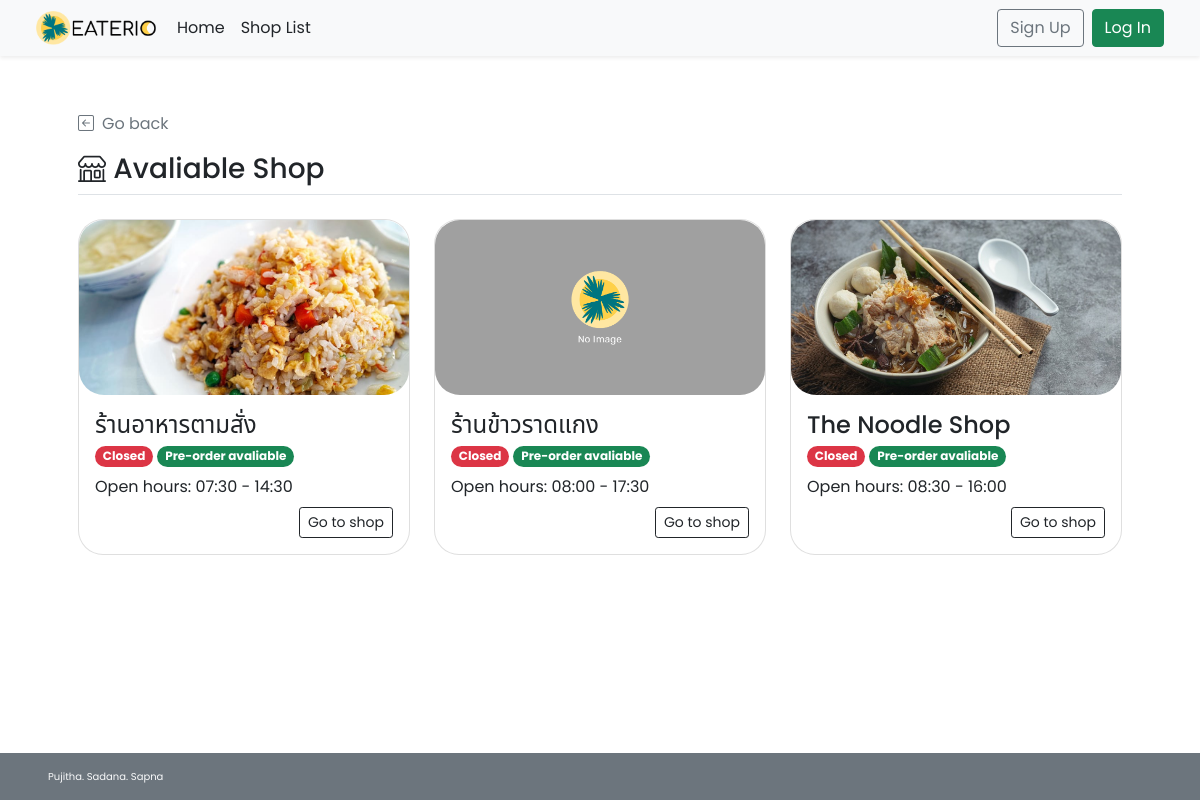
/shop_list.php, run on an earlier commit of the app's database.
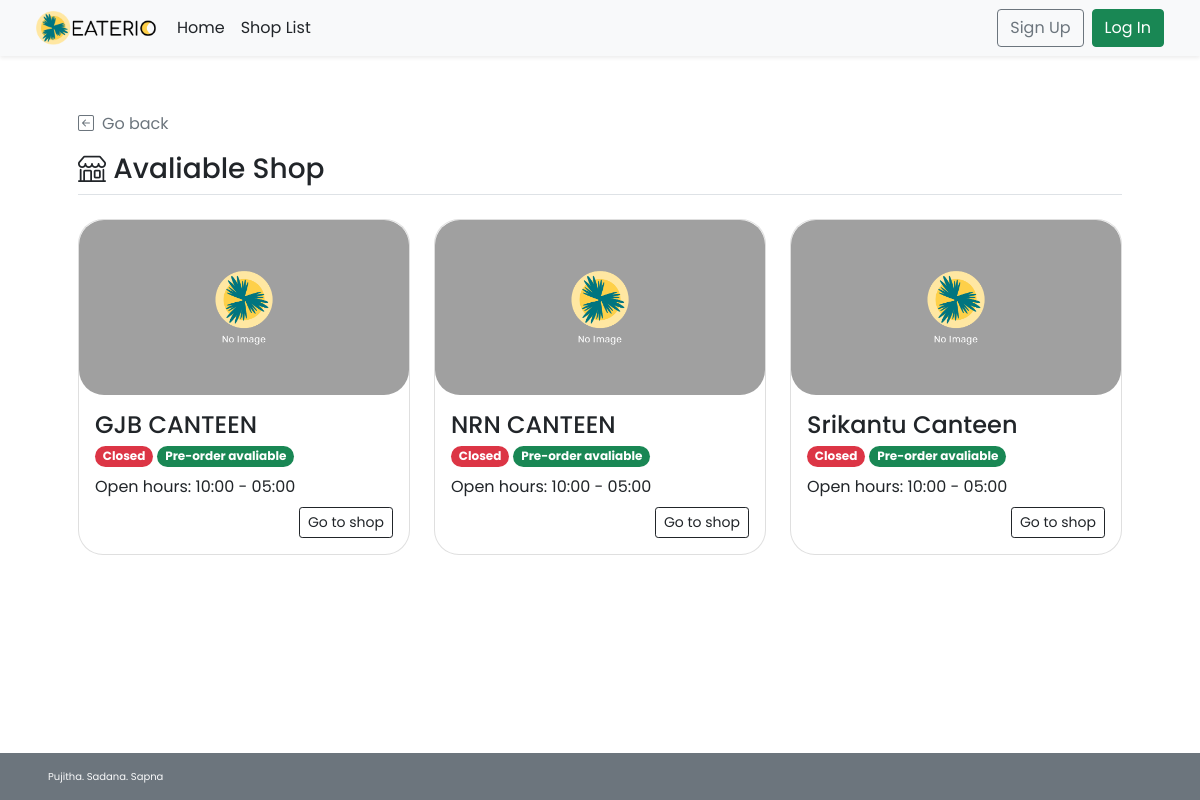
And on a later commit of the database.
### tables this page shows
CREATE TABLE `shop` (
  `s_id` int(11) NOT NULL,
  `s_username` varchar(45) NOT NULL,
  `s_pwd` varchar(45) NOT NULL,
  `s_name` varchar(100) NOT NULL,
  `s_location` varchar(100) NOT NULL,
  `s_openhour` time NOT NULL,
  `s_closehour` time NOT NULL,
  `s_status` tinyint(4) NOT NULL DEFAULT 1 COMMENT 'Shop ready for taking an order or not (True for open, False for close)',
  `s_preorderStatus` tinyint(4) NOT NULL DEFAULT 1 COMMENT 'Shop is ready for tomorrow pre-order or not',
  `s_email` varchar(100) NOT NULL,
  `s_phoneno` varchar(45) NOT NULL,
  `s_pic` text DEFAULT NULL
);

### shop_list.php (the view, shortened to what this page needs)
<!DOCTYPE html>
<html lang="en">
<head>
    <?php session_start(); include("conn_db.php"); include('head.php');?>
    <link href="css/main.css" rel="stylesheet">
</head>
<body class="d-flex flex-column h-100">
    <?php include('nav_header.php')?>
    <div class="container p-5" id="recommended-shop">
        <a class="nav nav-item text-decoration-none text-muted mb-3" href="#" onclick="history.back();">
            <i class="bi bi-arrow-left-square me-2"></i>Go back
        </a>
        <h3 class="border-bottom pb-2"><i class="bi bi-shop align-top"></i> Avaliable Shop</h3>
        <div class="row row-cols-1 row-cols-lg-3 align-items-stretch g-4 py-3">
        <?php
            $query = "SELECT s_id,s_name,s_openhour,s_closehour,s_status,s_preorderstatus,s_pic FROM shop
            WHERE (s_preorderstatus = 1) OR (s_preorderstatus = 0 AND (CURTIME() BETWEEN s_openhour AND s_closehour));";
            $result = $mysqli -> query($query);
            if($result -> num_rows > 0){
            while($row = $result -> fetch_array()){
        ?>
            <div class="col">
                <a href="<?php echo "shop_menu.php?s_id=".$row["s_id"]?>" class="text-decoration-none text-dark">
                    <div class="card rounded-25">
                        <img
                        <?php
                            if(is_null($row["s_pic"])){echo "src='img/default.png'";}
                            else{echo "src=\"img/{$row['s_pic']}\"";}
                        ?>
                        style="width:100%; height:175px; object-fit:cover;"
                        class="card-img-top rounded-25 img-fluid" alt="...">
                        <div class="card-body">
                            <h4 name="shop-name" class="card-title"><?php echo $row["s_name"]?></h4>
                            <p class="card-subtitle">
                                <?php
                                    $now = date('H:i:s');
                                    if((($now < $row["s_openhour"])||($now > $row["s_closehour"]))||($row["s_status"]==0)){
                                ?>
                                <span class="badge rounded-pill bg-danger">Closed</span>
                                <?php }else{ ?>
                                <span class="badge rounded-pill bg-success">Open</span>
                                <?php }
                                    if($row["s_preorderstatus"]==1){
                                ?>
                                <span class="badge rounded-pill bg-success">Pre-order avaliable</span>
                                <?php }else{ ?>
                                <span class="badge rounded-pill bg-danger">Pre-order Unavaliable</span>
                                <?php }     ?>
                            </p>
                            <?php
                                $open = explode(":",$row["s_openhour"]);
                                $close = explode(":",$row["s_closehour"]);
                            ?>
                            <p class="card-text my-2">Open hours: <?php echo $open[0].":".$open[1]." - ".$close[0].":".$close[1]?></p>
                            <div class="text-end">
                                <a href="<?php echo "shop_menu.php?s_id=".$row["s_id"]?>" class="btn btn-sm btn-outline-dark">Go to shop</a>
                            </div>
                        </div>
                    </div>
                </a>
            </div>
        <?php }
        }
        ?>
        </div>
    </div>
    <footer
    class="footer d-flex flex-wrap justify-content-between align-items-center px-5 py-3 mt-auto bg-secondary text-light">
        <span class="xsmall-font">Pujitha. Sadana. Sapna</span></span>
    </footer>
</body>
</html>

What changed in the data, as far as the page shows it:
removed shop: s_pic (picture), s_name "ร้านอาหารตามสั่ง", shows "Closed", s_preorderStatus "Pre-order avaliable", s_openhour "07", s_openhour "30", s_closehour "14", s_closehour "30"
removed shop: s_name "ร้านข้าวราดแกง", shows "Closed", s_preorderStatus "Pre-order avaliable", s_openhour "08", s_openhour "00", s_closehour "17", s_closehour "30"
removed shop: s_pic (picture), s_name "The Noodle Shop", shows "Closed", s_preorderStatus "Pre-order avaliable", s_openhour "08", s_openhour "30", s_closehour "16", s_closehour "00"
added shop: s_name "GJB CANTEEN", shows "Closed", s_preorderStatus "Pre-order avaliable", s_openhour "10", s_openhour "00", s_closehour "05", s_closehour "00"
added shop: s_name "NRN CANTEEN", shows "Closed", s_preorderStatus "Pre-order avaliable", s_openhour "10", s_openhour "00", s_closehour "05", s_closehour "00"
added shop: s_name "Srikantu Canteen", shows "Closed", s_preorderStatus "Pre-order avaliable", s_openhour "10", s_openhour "00", s_closehour "05", s_closehour "00"
